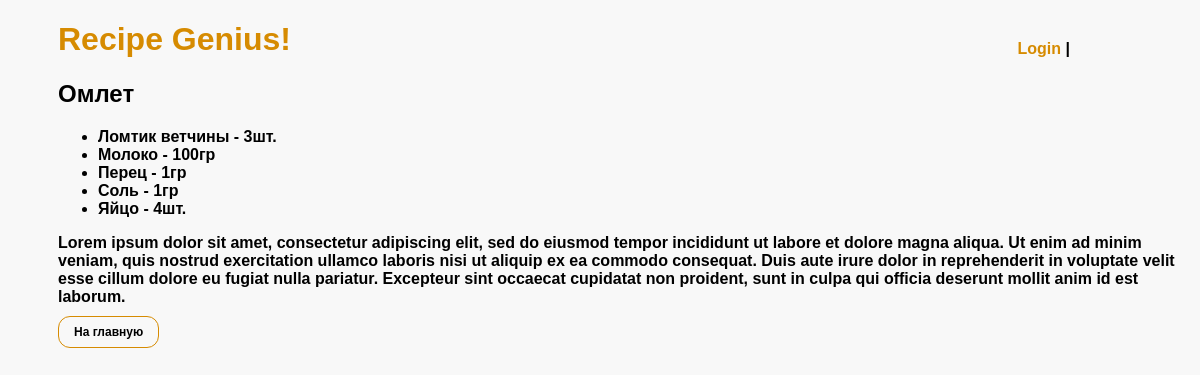
Page /recipe/11 on the committed database.
### recipe_genius/models.py (models this page shows, shortened)
class Recipe(models.Model):
    author = models.CharField(max_length=300)
    name = models.CharField(max_length=300)
    url = models.CharField(max_length=300)
    ingredients = models.ManyToManyField(
        Ingredient, through='RecipeIngredient')

class RecipeIngredient(models.Model):
    recipe = models.ForeignKey('Recipe', on_delete=models.CASCADE)
    ingredient = models.ForeignKey('Ingredient', on_delete=models.CASCADE)
    quantity = models.IntegerField(default=0)
    weight = models.IntegerField(default=0)
    class Meta:
        constraints = [
            models.UniqueConstraint(
                fields=['recipe', 'ingredient'],
                name='unique_ingredient_in_recipe'
            )
        ]

class Ingredient(models.Model):
    name = models.CharField(max_length=255)

### recipe_genius/views.py (the view)
# urls.py: path('recipe/<int:i>', views.recipe_detail, name='recipe_detail'),
def recipe_detail(request, i):
    recipe = Recipe.objects.get(pk=i)
    ingredients = recipe.recipeingredient_set.all().order_by('ingredient__name')
    context = {
        'title': recipe.name,
        'recipe_id': i,
        'recipe_img': recipe.url,
        'ingredients': ingredients
    }
    return render(request, 'recipe_detail.html', context)

### templates/recipe_detail.html
{% extends "base.html" %}
{% load static %}
{% block content %}
<div class="detail">
    <h2>{{ title }}</h2>
    <ul class="ingredients">
        {% for ingredient in ingredients %}
            <li>
                {{ingredient.ingredient.name}}
                {% if ingredient.quantity == 0 %}
                    - {{ ingredient.weight }}гр
                {% else %}
                    - {{ ingredient.quantity }}шт.
                {% endif %}
            </li>
        {% endfor %}
    </ul>
    <p>Lorem ipsum dolor sit amet, consectetur adipiscing elit, sed do eiusmod tempor incididunt ut labore et dolore magna aliqua. Ut enim ad minim veniam, quis nostrud exercitation ullamco laboris nisi ut aliquip ex ea commodo consequat. Duis aute irure dolor in reprehenderit in voluptate velit esse cillum dolore eu fugiat nulla pariatur. Excepteur sint occaecat cupidatat non proident, sunt in culpa qui officia deserunt mollit anim id est laborum.</p>
</div>
<a  class="btn" href="/">На главную</a>
{% endblock %}

### static/css/stylesheet.css (style rules this page uses)
body { background-color: rgb(248, 248, 248); font-family:'Lucida Sans', 'Lucida Sans Regular', 'Lucida Grande', 'Lucida Sans Unicode', Geneva, Verdana, sans-serif; font-weight: 900; }
.about, .detail { margin-left: 50px; }
.btn { text-decoration: none; color: rgb(0, 0, 0); font-size: 12px; border: 1px solid rgb(214, 139, 1); padding: 8px 15px; border-radius: 12px; margin-left: 50px; }
a { text-decoration: none; color: rgb(214, 139, 1); }
.detail { color: black }
.ingredients { width: 850px; }

### rows in the picture
Recipe: name "Омлет"
RecipeIngredient: ingredient.name "Ломтик ветчины", quantity "3"
RecipeIngredient: ingredient.name "Молоко", weight "100"
RecipeIngredient: ingredient.name "Перец", weight "1"
RecipeIngredient: ingredient.name "Соль", weight "1"
RecipeIngredient: ingredient.name "Яйцо", quantity "4"
